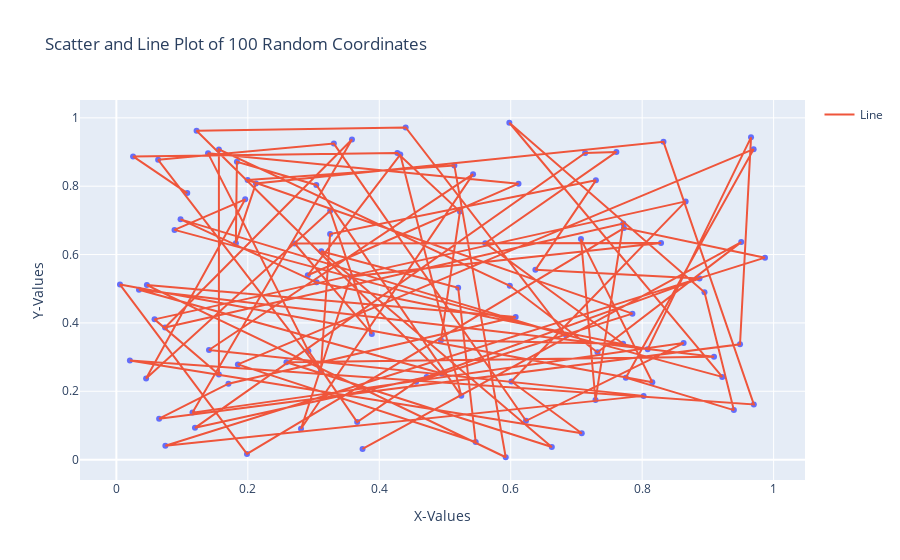

The notebook cell this image was saved under:
### Markdown cell above
## Q2
**Python program to draw line and scatter plots for random 100 x and y coordinates**

### Code cell
def main():
    logger = create_logger('plotly_q2')
    np.random.seed(42)
    data = {
        'x': np.random.rand(100),
        'y': np.random.rand(100)
    }

    fig = px.scatter(data, x='x', y='y', title='Scatter and Line Plot of 100 Random Coordinates')
    # Add a line plot
    fig.add_scatter(x=data['x'], y=data['y'], mode='lines', name='Line')
    fig.update_layout(xaxis_title='X-Values', yaxis_title='Y-Values')
    logger.info('Scatter and line plot created successfully.')
    
    fig.show()
    logger.info('Scatter and line plot displayed successfully.')


if __name__ == "__main__":
    main()
